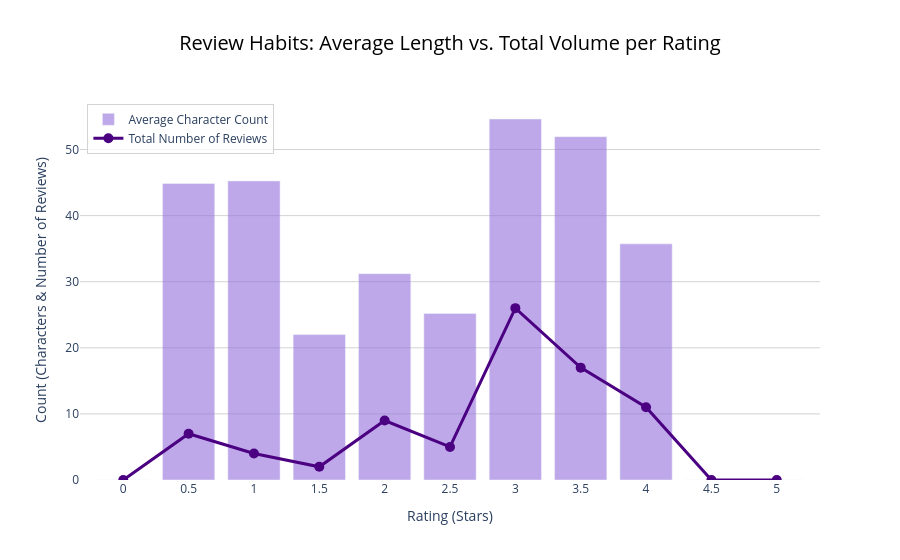

Source (notebook cell):
### Markdown cell above
## 10.F Review Habits: Average Length vs. Total Volume on same scale
Based on the previous chart, I found ou that I was able to use the same scale for both charts. The result demonstrates that I tend to  (as previous rate stuff i said) the length shows that i want to justify why it wasn't perfect or why it was absoultly bad and deserved a 0.5.

### Code cell
df = pd.read_csv('Dataset/main_enrichedwithcountry_full.csv')

df_cleaned = df[df['Name'] != 'Hello FatherDog'].copy()
df_reviews = df_cleaned[df_cleaned['Review'].notna() & (df_cleaned['Review'].str.strip() != '')].copy()
df_reviews['Review Length'] = df_reviews['Review'].str.len()

grouped_data = df_reviews.groupby('Rating').agg(
    Avg_Length=('Review Length', 'mean'),
    Review_Count=('Review Length', 'count')
).reset_index()

rating_scale = [0.0, 0.5, 1.0, 1.5, 2.0, 2.5, 3.0, 3.5, 4.0, 4.5, 5.0]
all_ratings = pd.DataFrame({'Rating': rating_scale})

merged_data = pd.merge(all_ratings, grouped_data, on='Rating', how='left').fillna(0)

fig = go.Figure()

# THE BARS (Average Length)
fig.add_trace(go.Bar(
    x=merged_data['Rating'],
    y=merged_data['Avg_Length'],
    name='Average Character Count',
    marker_color='mediumpurple',
    opacity=0.6,
    hovertemplate='Rating: %{x} Stars<br>Avg Length: %{y:.1f} chars<extra></extra>'
))

# THE LINE (Review Count)
fig.add_trace(go.Scatter(
    x=merged_data['Rating'],
    y=merged_data['Review_Count'],
    name='Total Number of Reviews',
    mode='lines+markers',
    line=dict(color='indigo', width=3),
    marker=dict(size=10),
    hovertemplate='Rating: %{x} Stars<br>Total Reviews: %{y}<extra></extra>'
))

fig.update_layout(
    title=dict(
        text='Review Habits: Average Length vs. Total Volume per Rating',
        font=dict(size=20, color='black'),
        x=0.5 # Center the title
    ),
    xaxis=dict(
        title='Rating (Stars)',
        title_font=dict(size=14),
        tickmode='array',
        tickvals=rating_scale 
    ),
    yaxis=dict(
        title='Count (Characters & Number of Reviews)',
        title_font=dict(size=14),
        rangemode='tozero' 
    ),
    legend=dict(
        x=0.01,
        y=0.99,
        bgcolor='rgba(255, 255, 255, 0.8)',
        bordercolor='lightgray',
        borderwidth=1
    ),
    plot_bgcolor='white',
    hovermode='x unified' 
)

fig.update_yaxes(showgrid=True, gridwidth=1, gridcolor='lightgray')

fig.show()

fig.write_html('Review_Habits_Interactive.html')

print(f"Analysis based on {len(df_reviews)} written reviews.")

### Figure 1 — Plotly figure (JSON) as saved in the notebook; plotly's stock layout.template omitted (floating-point values rounded to 4 significant figures)
{"data": [{"hovertemplate": "Rating: %{x} Stars<br>Avg Length: %{y:.1f} chars<extra></extra>", "marker": {"color": "mediumpurple"}, "name": "Average Character Count", "opacity": 0.6, "type": "bar", "x": [0.0, 0.5, 1.0, 1.5, 2.0, 2.5, 3.0, 3.5, 4.0, 4.5, 5.0], "y": [0.0, 44.86, 45.25, 22.0, 31.22, 25.2, 54.62, 51.94, 35.73, 0.0, 0.0]}, {"hovertemplate": "Rating: %{x} Stars<br>Total Reviews: %{y}<extra></extra>", "line": {"color": "indigo", "width": 3}, "marker": {"size": 10}, "mode": "lines+markers", "name": "Total Number of Reviews", "type": "scatter", "x": [0.0, 0.5, 1.0, 1.5, 2.0, 2.5, 3.0, 3.5, 4.0, 4.5, 5.0], "y": [0.0, 7.0, 4.0, 2.0, 9.0, 5.0, 26.0, 17.0, 11.0, 0.0, 0.0]}], "layout": {"hovermode": "x unified", "legend": {"bgcolor": "rgba(255, 255, 255, 0.8)", "bordercolor": "lightgray", "borderwidth": 1, "x": 0.01, "y": 0.99}, "plot_bgcolor": "white", "title": {"font": {"color": "black", "size": 20}, "text": "Review Habits: Average Length vs. Total Volume per Rating", "x": 0.5}, "xaxis": {"tickmode": "array", "tickvals": [0, 0.5, 1, 1.5, 2, 2.5, 3, 3.5, 4, 4.5, 5], "title": {"font": {"size": 14}, "text": "Rating (Stars)"}}, "yaxis": {"gridcolor": "lightgray", "gridwidth": 1, "rangemode": "tozero", "showgrid": true, "title": {"font": {"size": 14}, "text": "Count (Characters & Number of Reviews)"}}}}
